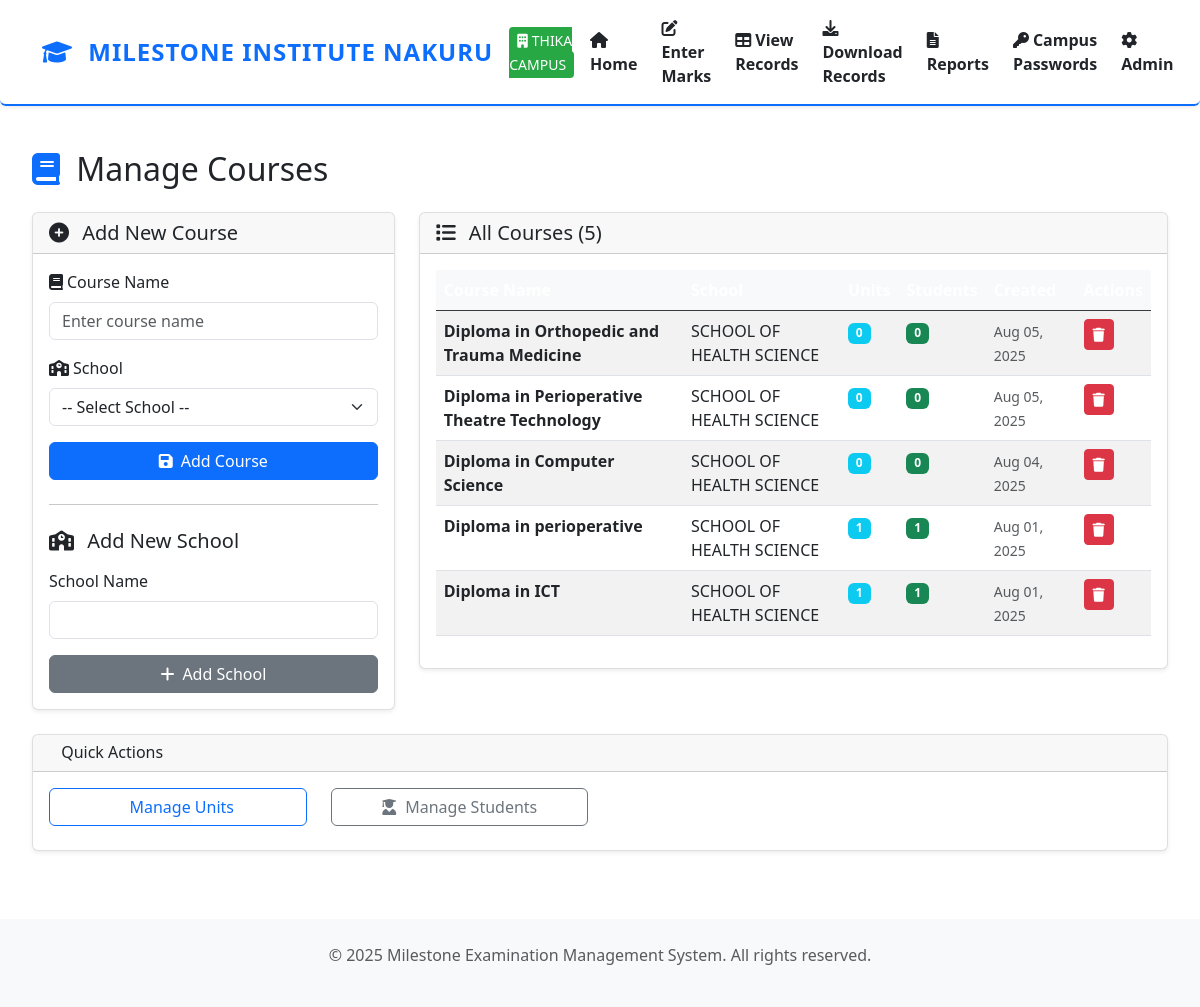
Page /manage-courses/ (signed in) on the committed database.
### exams/models.py (models this page shows, shortened)
class Campus(models.Model):
    name = models.CharField(max_length=100, unique=True)

class Course(models.Model):
    name = models.CharField(max_length=100)
    school = models.ForeignKey(School, on_delete=models.CASCADE, related_name='courses', null=True, blank=True)
    created_at = models.DateTimeField(auto_now_add=True)
    updated_at = models.DateTimeField(auto_now=True)
    class Meta:
        ordering = ['name']
        unique_together = ['name', 'school']

class School(models.Model):
    name = models.CharField(max_length=100)  # Removed unique=True
    campus = models.ForeignKey(Campus, on_delete=models.CASCADE, related_name='schools')
    created_at = models.DateTimeField(auto_now_add=True)
    updated_at = models.DateTimeField(auto_now=True)
    class Meta:
        ordering = ['name']
        unique_together = ['name', 'campus']

### exams/views.py (the view, shortened to what this page needs)
# urls.py: path('manage-courses/', views.manage_courses, name='manage_courses'),
def manage_courses(request):
    current_campus = get_current_campus(request)
    if not current_campus and not request.user.is_superuser:
        return redirect('exams:campus_select')
    schools = School.objects.select_related('campus').all().order_by('name')
    courses = Course.objects.select_related(
        'school',
        'school__campus'
    ).prefetch_related(
        'units',
        'students',
        'units__exam_records'
    ).annotate(
        unit_count=Count('units'),
        student_count=Count('students')
    ).order_by('-created_at')
    if current_campus:
        courses = courses.filter(school__campus=current_campus)
        schools = schools.filter(campus=current_campus)
    if request.method == 'POST' and 'create_course' in request.POST:
        form = CourseForm(request.POST)
        if form.is_valid():
            course = form.save(commit=False)
            school_id = request.POST.get('school')
            if not school_id:
                messages.error(request, 'Please select a school')
                return redirect('exams:manage_courses')
            try:
                school = School.objects.get(id=school_id)
                existing_course = Course.objects.filter(
                    name__iexact=course.name,
                    school=school
                ).first()
                if existing_course:
                    messages.error(request, f'Course "{course.name}" already exists in {school.name}')
                    return redirect('exams:manage_courses')
                course.school = school  # Explicitly set school relationship
                course.save()
                messages.success(request, f'Course "{course.name}" created successfully for {school.name}!')
                return redirect('exams:manage_courses')
            except School.DoesNotExist:
                messages.error(request, 'Selected school does not exist')
                return redirect('exams:manage_courses')
            except IntegrityError:
                messages.error(request, f'Course "{course.name}" already exists in {school.name}')
                return redirect('exams:manage_courses')
    else:
        form = CourseForm()
    context = {
        'form': form,
        'courses': courses,
        'schools': schools,
        'current_campus': current_campus,
    }
    return render(request, 'exams/manage_courses.html', context)

### exams/forms.py
class CourseForm(forms.ModelForm):
    class Meta:
        model = Course
        fields = ['name', 'school']
        widgets = {
            'name': forms.TextInput(attrs={'class': 'form-control', 'placeholder': 'Enter course name'}),
            'school': forms.Select(attrs={'class': 'form-control'})
        }

### exams/views.py (called while the page is built)
def get_current_campus(request):
    campus_id = request.session.get('campus_id')
    if campus_id:
        return Campus.objects.get(id=campus_id)
    return None

### templates/exams/manage_courses.html (shortened to what this page needs)
{% extends 'base.html' %}
{% block content %}
<div class="row">
    <div class="col-12">
        <h2 class="mb-4">
            <i class="fas fa-book text-primary me-2"></i>
            Manage Courses
        </h2>
    </div>
</div>
<div class="row">
    <div class="col-lg-4">
        <div class="card">
            <div class="card-header">
                <h5 class="mb-0">
                    <i class="fas fa-plus-circle me-2"></i>
                    Add New Course
                </h5>
            </div>
            <div class="card-body">
                <form method="post" action="?action=create_course">
                    <div class="mb-3">
                        <label for="{{ form.name.id_for_label }}" class="form-label">
                            <i class="fas fa-book me-1"></i>Course Name
                        </label>
                        {{ form.name }}
                    </div>
                    <div class="mb-3">
                        <label for="id_school" class="form-label">
                            <i class="fas fa-school me-1"></i>School
                        </label>
                        <select name="school" id="id_school" class="form-select">
                            <option value="">-- Select School --</option>
                        </select>
                    </div>
                    <button type="submit" name="create_course" class="btn btn-primary w-100">
                        <i class="fas fa-save me-2"></i>Add Course
                    </button>
                </form>
                <hr class="my-4">
                <h5 class="mb-3">
                    <i class="fas fa-school me-2"></i>
                    Add New School
                </h5>
                <form method="post" action="?action=create_school">
                    <div class="mb-3">
                        <label for="school_name" class="form-label">School Name</label>
                        <input type="text" class="form-control" id="school_name" name="school_name" required>
                    </div>
                    <button type="submit" name="create_school" class="btn btn-secondary w-100">
                        <i class="fas fa-plus me-2"></i>Add School
                    </button>
                </form>
            </div>
        </div>
    </div>
    <div class="col-lg-8">
        <div class="card">
            <div class="card-header">
                <h5 class="mb-0">
                    <i class="fas fa-list me-2"></i>
                    All Courses ({{ courses.count }})
                </h5>
            </div>
            <div class="card-body">
                {% if courses %}
                    <div class="table-responsive">
                        <table class="table table-striped table-hover">
                            <thead class="table-dark">
                                <tr>
                                    <th>Course Name</th>
                                    <th>School</th>
                                    <th>Units</th>
                                    <th>Students</th>
                                    <th>Created</th>
                                    <th>Actions</th>
                                </tr>
                            </thead>
                            <tbody>
                                {% for course in courses %}
                                <tr>
                                    <td>
                                        <strong>{{ course.name }}</strong>
                                    </td>
                                    <td>
                                        {{ course.school.name|default:"-" }}
                                    </td>
                                    <td>
                                        <span class="badge bg-info">{{ course.units.count }}</span>
                                    </td>
                                    <td>
                                        <span class="badge bg-success">{{ course.students.count }}</span>
                                    </td>
                                    <td>
                                        <small class="text-muted">{{ course.created_at|date:"M d, Y" }}</small>
                                    </td>
                                    <td>
                                        <form method="post" action="?action=delete_course" class="d-inline">
                                            <button type="submit" class="btn btn-sm btn-danger"
                                                onclick="return confirm('Are you sure you want to delete this course?')">
                                                <i class="fas fa-trash"></i>
                                            </button>
                                        </form>
                                    </td>
                                </tr>
                                {% endfor %}
                            </tbody>
                        </table>
                    </div>
                {% else %}
                    <div class="text-center py-5">
                        <i class="fas fa-book fa-3x text-muted mb-3"></i>
                        <h4 class="text-muted">No courses found</h4>
                        <p class="text-muted">Start by adding your first course.</p>
                    </div>
                {% endif %}
            </div>
        </div>
    </div>
</div>
<div class="row mt-4">
    <div class="col-12">
        <div class="card">
            <div class="card-header">
                <h6 class="mb-0">
                    Quick Actions
                </h6>
            </div>
            <div class="card-body">
                <div class="row">
                    <div class="col-md-3">
                        <a href="{% url 'exams:manage_units' %}" class="btn btn-outline-primary w-100 mb-2">
                            Manage Units
                        </a>
                    </div>
                    <div class="col-md-3">
                        <a href="{% url 'exams:manage_students' %}" class="btn btn-outline-secondary w-100 mb-2">
                            <i class="fas fa-user-graduate me-2"></i>Manage Students
                        </a>
                    </div>
                </div>
            </div>
        </div>
    </div>
</div>
{% endblock %}

### templates/base.html (shortened to what this page needs)
{% load static %}
<!DOCTYPE html>
<html lang="en">
<head>
    <link href="https://cdn.jsdelivr.net/npm/bootstrap@5.3.0/dist/css/bootstrap.min.css" rel="stylesheet">
    <link href="https://cdnjs.cloudflare.com/ajax/libs/font-awesome/6.0.0/css/all.min.css" rel="stylesheet">
</head>
<body>
    <nav class="navbar navbar-expand-lg navbar-light bg-white shadow-sm rounded-bottom" style="border-bottom: 2px solid #0d6efd;">
        <div class="container">
            <a class="navbar-brand text-primary fw-bold" href="{% url 'exams:home' %}" style="font-size:1.5rem;letter-spacing:1px;">
                <i class="fas fa-graduation-cap me-2"></i>
                MILESTONE INSTITUTE NAKURU
            </a>
            <div class="collapse navbar-collapse" id="navbarNav">
                <ul class="navbar-nav ms-auto align-items-center gap-2">
                    {% if current_campus %}
                        <li class="nav-item">
                            <span class="campus-badge">
                                <i class="fas fa-building me-1"></i>{{ current_campus.name }}
                            </span>
                        </li>
                    {% endif %}
                    <li class="nav-item">
                        <a class="nav-link text-dark fw-semibold" href="{% url 'exams:home' %}">
                            <i class="fas fa-home me-1"></i>Home
                        </a>
                    </li>
                    <li class="nav-item">
                        <a class="nav-link text-dark fw-semibold" href="{% url 'exams:enter_marks' %}">
                            <i class="fas fa-edit me-1"></i>Enter Marks
                        </a>
                    </li>
                    <li class="nav-item">
                        <a class="nav-link text-dark fw-semibold" href="{% url 'exams:view_records' %}">
                            <i class="fas fa-table me-1"></i>View Records
                        </a>
                    </li>
                    <li class="nav-item">
                        <a class="nav-link text-dark fw-semibold" href="{% url 'exams:download_student_records_by_course' %}">
                            <i class="fas fa-download me-1"></i>Download Records
                        </a>
                    </li>
                    <li class="nav-item">
                        <a class="nav-link text-dark fw-semibold" href="{% url 'exams:generate_report' %}">
                            <i class="fas fa-file-alt me-1"></i>Reports
                        </a>
                    </li>
                    {% if user.is_superuser %}
                        <li class="nav-item">
                            <a class="nav-link text-dark fw-semibold" href="{% url 'exams:manage_campus_passwords' %}">
                                <i class="fas fa-key me-1"></i>Campus Passwords
                            </a>
                        </li>
                        <li class="nav-item">
                            <a class="nav-link text-dark fw-semibold" href="/admin/">
                                <i class="fas fa-cog me-1"></i>Admin
                            </a>
                        </li>
                    {% endif %}
                </ul>
            </div>
        </div>
    </nav>
    <main class="container-fluid mt-4">
        <div class="content-wrapper">
            {% block content %}{% endblock %}
        </div>
    </main>
    <footer class="bg-light text-center text-muted py-4 mt-5">
        <div class="container">
            <p>&copy; 2025 Milestone Examination Management System. All rights reserved.</p>
        </div>
    </footer>
</body>
</html>

### rows in the picture
Campus: name "THIKA CAMPUS"
Course: name "Diploma in Orthopedic and Trauma Medicine", school.name "SCHOOL OF HEALTH SCIENCE", units.count "0", students.count "0", created_at "Aug 05, 2025"
Course: name "Diploma in Perioperative Theatre Technology", school.name "SCHOOL OF HEALTH SCIENCE", units.count "0", students.count "0", created_at "Aug 05, 2025"
Course: name "Diploma in Computer Science", school.name "SCHOOL OF HEALTH SCIENCE", units.count "0", students.count "0", created_at "Aug 04, 2025"
Course: name "Diploma in perioperative", school.name "SCHOOL OF HEALTH SCIENCE", units.count "1", students.count "1", created_at "Aug 01, 2025"
Course: name "Diploma in ICT", school.name "SCHOOL OF HEALTH SCIENCE", units.count "1", students.count "1", created_at "Aug 01, 2025"

### other values in the picture
{{ courses.count }} "5"
